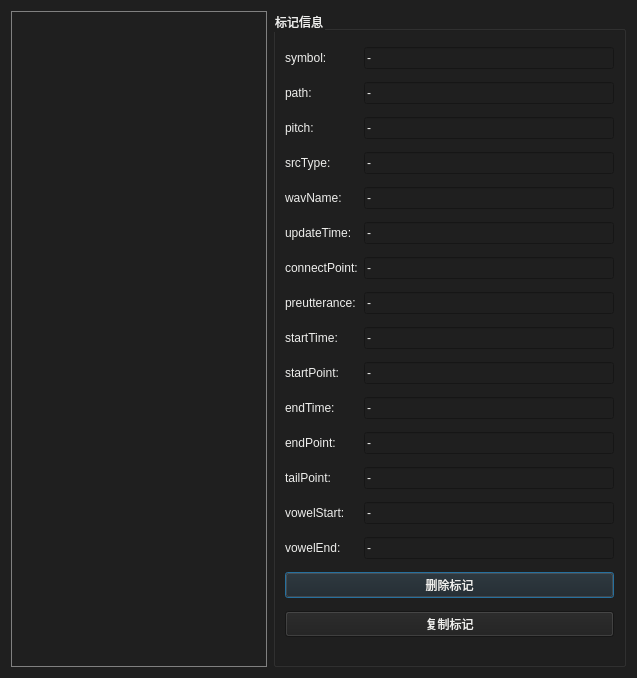
<?xml version="1.0" encoding="UTF-8"?>
<ui version="4.0">
 <class>PSM</class>
 <widget class="QDialog" name="PSM">
  <property name="geometry">
   <rect>
    <x>0</x>
    <y>0</y>
    <width>637</width>
    <height>678</height>
   </rect>
  </property>
  <property name="windowTitle">
   <string>编辑标记</string>
  </property>
  <property name="windowIcon">
   <iconset resource="src.qrc">
    <normaloff>:/imag/icon.png</normaloff>:/imag/icon.png</iconset>
  </property>
  <property name="styleSheet">
   <string notr="true">QToolTip{

background-color:rgb(31,31,31);
color: rgb(211, 215, 207);
border:1px solid rgb(31,31,31);
}



QWidget{
background-color: rgb(31,31,31);
	color: rgb(238, 238, 236);
}
QScrollBar:vertical {
        border: 1px solid grey;
        background-color:rgb(194,204,208);
        width: 20px;
        margin: 0px 0 0px 0;
    }
    QScrollBar::handle:vertical {
        border: 	1px solid grey;
        border-radius: 7px;
        background-color: rgb(31,31,31);
        min-height: 60px;
        margin: 0px 0px 0px 0px;
    }
    QScrollBar::add-line:vertical {
        border: none;
        background: rgb(31,31,31);
        height: 0px;
        subcontrol-position: bottom;
        subcontrol-origin: margin;
    }
    QScrollBar::sub-line:vertical {
        border: none;
background: rgb(31,31,31);
        height: 0px;
        subcontrol-position: top;
        subcontrol-origin: margin;
    }
    QScrollBar::add-page:vertical {
        background-color: rgb(194,204,208);
    }
    QScrollBar::sub-page:vertical {
        background-color:rgb(194,204,208);
    }
QScrollBar:vertical:disabled{
        border: 1px solid rgb(238, 238, 236);
        background-color:rgb(186, 189, 182);
        width: 20px;
        margin: 0px 0 0px 0;
    }
    QScrollBar::handle:vertical:disabled{
        border: 	1px solid rgb(238, 238, 236);
        border-radius: 7px;
        background-color:rgb(186, 189, 182);
        min-height: 60px;
        margin: 0px 0px 0px 0px;
    }
    QScrollBar::add-line:vertical:disabled{
        border: none;
        background: rgb(31,31,31);
        height: 0px;
        subcontrol-position: bottom;
        subcontrol-origin: margin;
    }
    QScrollBar::sub-line:vertical:disabled{
        border: none;
background: rgb(31,31,31);
        height: 0px;
        subcontrol-position: top;
        subcontrol-origin: margin;
    }
    QScrollBar::add-page:vertical:disabled{
        background-color:rgb(186, 189, 182);
    }
    QScrollBar::sub-page:vertical:disabled {
        background-color:rgb(186, 189, 182);
    }</string>
  </property>
  <layout class="QFormLayout" name="formLayout_2">
   <item row="0" column="0">
    <widget class="QListWidget" name="pslist">
     <property name="styleSheet">
      <string notr="true">
QListWidget{
background-color: rgb(31,31,31);
color: rgb(211, 215, 207);
border:1px solid grey;
}

QListWidget::disabled{
background-color: rgb(194,204,208);
color: rgb(211, 215, 207);
border:1px solid grey;
}

    
</string>
     </property>
     <property name="currentRow">
      <number>-1</number>
     </property>
    </widget>
   </item>
   <item row="0" column="1">
    <widget class="QGroupBox" name="groupBox">
     <property name="title">
      <string>标记信息</string>
     </property>
     <layout class="QGridLayout" name="gridLayout">
      <item row="0" column="0">
       <widget class="QLabel" name="label_3">
        <property name="text">
         <string>symbol:</string>
        </property>
       </widget>
      </item>
      <item row="0" column="1">
       <widget class="QLineEdit" name="sl">
        <property name="text">
         <string>-</string>
        </property>
        <property name="readOnly">
         <bool>true</bool>
        </property>
       </widget>
      </item>
      <item row="1" column="0">
       <widget class="QLabel" name="label_2">
        <property name="text">
         <string>path:</string>
        </property>
       </widget>
      </item>
      <item row="1" column="1">
       <widget class="QLineEdit" name="pl">
        <property name="text">
         <string>-</string>
        </property>
        <property name="readOnly">
         <bool>true</bool>
        </property>
       </widget>
      </item>
      <item row="2" column="0">
       <widget class="QLabel" name="label_4">
        <property name="text">
         <string>pitch:</string>
        </property>
       </widget>
      </item>
      <item row="2" column="1">
       <widget class="QLineEdit" name="ptl">
        <property name="text">
         <string>-</string>
        </property>
        <property name="readOnly">
         <bool>true</bool>
        </property>
       </widget>
      </item>
      <item row="3" column="0">
       <widget class="QLabel" name="label_5">
        <property name="text">
         <string>srcType:</string>
        </property>
       </widget>
      </item>
      <item row="3" column="1">
       <widget class="QLineEdit" name="stl">
        <property name="text">
         <string>-</string>
        </property>
        <property name="readOnly">
         <bool>true</bool>
        </property>
       </widget>
      </item>
      <item row="4" column="0">
       <widget class="QLabel" name="label_6">
        <property name="text">
         <string>wavName:</string>
        </property>
       </widget>
      </item>
      <item row="4" column="1">
       <widget class="QLineEdit" name="wnl">
        <property name="text">
         <string>-</string>
        </property>
        <property name="readOnly">
         <bool>true</bool>
        </property>
       </widget>
      </item>
      <item row="5" column="0">
       <widget class="QLabel" name="label_7">
        <property name="text">
         <string>updateTime:</string>
        </property>
       </widget>
      </item>
      <item row="5" column="1">
       <widget class="QLineEdit" name="utl">
        <property name="text">
         <string>-</string>
        </property>
        <property name="readOnly">
         <bool>true</bool>
        </property>
       </widget>
      </item>
      <item row="6" column="0">
       <widget class="QLabel" name="label_8">
        <property name="text">
         <string>connectPoint:</string>
        </property>
       </widget>
      </item>
      <item row="6" column="1">
       <widget class="QLineEdit" name="cpl">
        <property name="text">
         <string>-</string>
        </property>
        <property name="readOnly">
         <bool>true</bool>
        </property>
       </widget>
      </item>
      <item row="7" column="0">
       <widget class="QLabel" name="label_9">
        <property name="text">
         <string>preutterance:</string>
        </property>
       </widget>
      </item>
      <item row="7" column="1">
       <widget class="QLineEdit" name="prl">
        <property name="text">
         <string>-</string>
        </property>
        <property name="readOnly">
         <bool>true</bool>
        </property>
       </widget>
      </item>
      <item row="8" column="0">
       <widget class="QLabel" name="label_10">
        <property name="text">
         <string>startTime:</string>
        </property>
       </widget>
      </item>
      <item row="8" column="1">
       <widget class="QLineEdit" name="srtl">
        <property name="text">
         <string>-</string>
        </property>
        <property name="readOnly">
         <bool>true</bool>
        </property>
       </widget>
      </item>
      <item row="9" column="0">
       <widget class="QLabel" name="label_11">
        <property name="text">
         <string>startPoint:</string>
        </property>
       </widget>
      </item>
      <item row="9" column="1">
       <widget class="QLineEdit" name="spl">
        <property name="text">
         <string>-</string>
        </property>
        <property name="readOnly">
         <bool>true</bool>
        </property>
       </widget>
      </item>
      <item row="10" column="0">
       <widget class="QLabel" name="label_12">
        <property name="text">
         <string>endTime:</string>
        </property>
       </widget>
      </item>
      <item row="10" column="1">
       <widget class="QLineEdit" name="etl">
        <property name="text">
         <string>-</string>
        </property>
        <property name="readOnly">
         <bool>true</bool>
        </property>
       </widget>
      </item>
      <item row="11" column="0">
       <widget class="QLabel" name="label_13">
        <property name="text">
         <string>endPoint:</string>
        </property>
       </widget>
      </item>
      <item row="11" column="1">
       <widget class="QLineEdit" name="epl">
        <property name="text">
         <string>-</string>
        </property>
        <property name="readOnly">
         <bool>true</bool>
        </property>
       </widget>
      </item>
      <item row="12" column="0">
       <widget class="QLabel" name="label_14">
        <property name="text">
         <string>tailPoint:</string>
        </property>
       </widget>
      </item>
      <item row="12" column="1">
       <widget class="QLineEdit" name="tpl">
        <property name="text">
         <string>-</string>
        </property>
        <property name="readOnly">
         <bool>true</bool>
        </property>
       </widget>
      </item>
      <item row="13" column="0">
       <widget class="QLabel" name="label_15">
        <property name="text">
         <string>vowelStart:</string>
        </property>
       </widget>
      </item>
      <item row="13" column="1">
       <widget class="QLineEdit" name="vsl">
        <property name="text">
         <string>-</string>
        </property>
        <property name="readOnly">
         <bool>true</bool>
        </property>
       </widget>
      </item>
      <item row="14" column="0">
       <widget class="QLabel" name="label_16">
        <property name="text">
         <string>vowelEnd:</string>
        </property>
       </widget>
      </item>
      <item row="14" column="1">
       <widget class="QLineEdit" name="vel">
        <property name="text">
         <string>-</string>
        </property>
        <property name="readOnly">
         <bool>true</bool>
        </property>
       </widget>
      </item>
      <item row="15" column="0" colspan="2">
       <widget class="QPushButton" name="des">
        <property name="styleSheet">
         <string notr="true"/>
        </property>
        <property name="text">
         <string>删除标记</string>
        </property>
       </widget>
      </item>
      <item row="16" column="0" colspan="2">
       <widget class="QPushButton" name="cos">
        <property name="styleSheet">
         <string notr="true"/>
        </property>
        <property name="text">
         <string>复制标记</string>
        </property>
       </widget>
      </item>
     </layout>
    </widget>
   </item>
  </layout>
 </widget>
 <resources>
  <include location="src.qrc"/>
 </resources>
 <connections/>
</ui>
